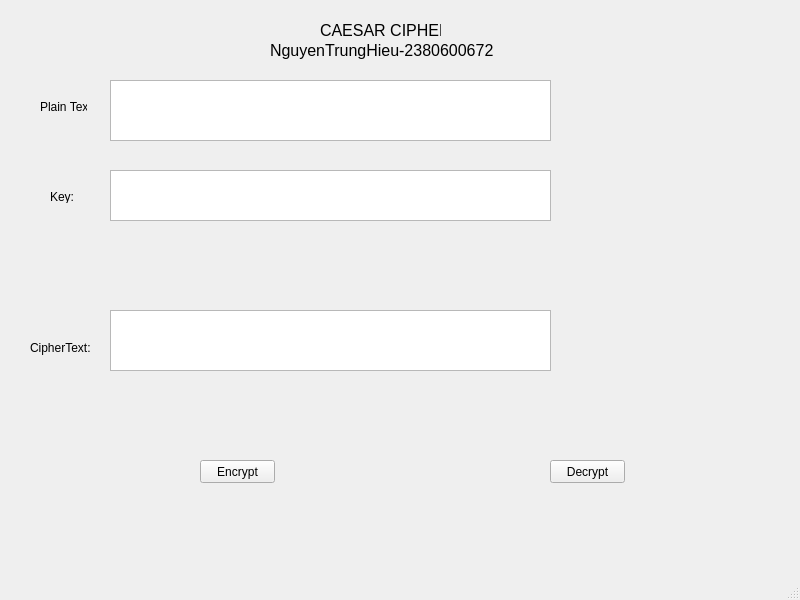
<?xml version="1.0" encoding="UTF-8"?>
<ui version="4.0">
 <class>MainWindow</class>
 <widget class="QMainWindow" name="MainWindow">
  <property name="geometry">
   <rect>
    <x>0</x>
    <y>0</y>
    <width>800</width>
    <height>600</height>
   </rect>
  </property>
  <property name="windowTitle">
   <string>MainWindow</string>
  </property>
  <widget class="QWidget" name="centralwidget">
   <widget class="QPushButton" name="btnEncrypt">
    <property name="geometry">
     <rect>
      <x>200</x>
      <y>460</y>
      <width>75</width>
      <height>23</height>
     </rect>
    </property>
    <property name="text">
     <string>Encrypt</string>
    </property>
   </widget>
   <widget class="QPushButton" name="btnDecrypt">
    <property name="geometry">
     <rect>
      <x>550</x>
      <y>460</y>
      <width>75</width>
      <height>23</height>
     </rect>
    </property>
    <property name="text">
     <string>Decrypt</string>
    </property>
   </widget>
   <widget class="QLabel" name="label">
    <property name="geometry">
     <rect>
      <x>320</x>
      <y>20</y>
      <width>121</width>
      <height>21</height>
     </rect>
    </property>
    <property name="font">
     <font>
      <pointsize>12</pointsize>
     </font>
    </property>
    <property name="text">
     <string>CAESAR CIPHER</string>
    </property>
   </widget>
   <widget class="QLabel" name="label_2">
    <property name="geometry">
     <rect>
      <x>40</x>
      <y>100</y>
      <width>47</width>
      <height>13</height>
     </rect>
    </property>
    <property name="text">
     <string>Plain Text:</string>
    </property>
   </widget>
   <widget class="QLabel" name="label_3">
    <property name="geometry">
     <rect>
      <x>50</x>
      <y>190</y>
      <width>47</width>
      <height>13</height>
     </rect>
    </property>
    <property name="text">
     <string>Key:</string>
    </property>
   </widget>
   <widget class="QLabel" name="label_4">
    <property name="geometry">
     <rect>
      <x>30</x>
      <y>340</y>
      <width>61</width>
      <height>16</height>
     </rect>
    </property>
    <property name="text">
     <string>CipherText:</string>
    </property>
   </widget>
   <widget class="QTextEdit" name="txtPlainText">
    <property name="geometry">
     <rect>
      <x>110</x>
      <y>80</y>
      <width>441</width>
      <height>61</height>
     </rect>
    </property>
   </widget>
   <widget class="QTextEdit" name="txtKey">
    <property name="geometry">
     <rect>
      <x>110</x>
      <y>170</y>
      <width>441</width>
      <height>51</height>
     </rect>
    </property>
   </widget>
   <widget class="QTextEdit" name="txtCipherText">
    <property name="geometry">
     <rect>
      <x>110</x>
      <y>310</y>
      <width>441</width>
      <height>61</height>
     </rect>
    </property>
   </widget>
   <widget class="QLabel" name="label_5">
    <property name="geometry">
     <rect>
      <x>270</x>
      <y>40</y>
      <width>231</width>
      <height>21</height>
     </rect>
    </property>
    <property name="font">
     <font>
      <pointsize>12</pointsize>
     </font>
    </property>
    <property name="text">
     <string>NguyenTrungHieu-2380600672</string>
    </property>
   </widget>
  </widget>
  <widget class="QMenuBar" name="menubar">
   <property name="geometry">
    <rect>
     <x>0</x>
     <y>0</y>
     <width>800</width>
     <height>21</height>
    </rect>
   </property>
  </widget>
  <widget class="QStatusBar" name="statusbar"/>
 </widget>
 <resources/>
 <connections/>
</ui>
